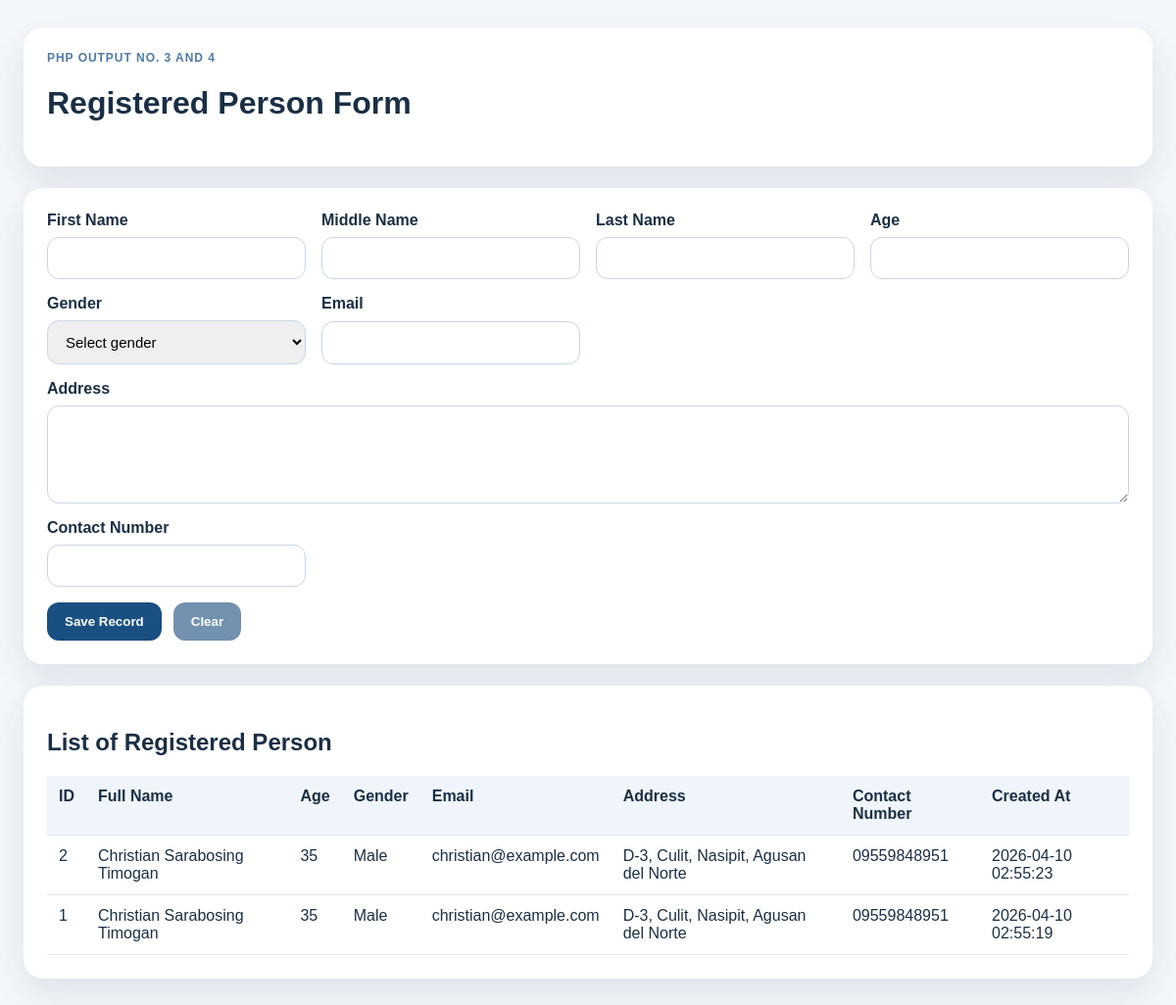
The page / on the database its author committed.
### tables this page shows
CREATE TABLE `registered_people` (
  `id` int UNSIGNED NOT NULL,
  `first_name` varchar(100) NOT NULL,
  `middle_name` varchar(100) NOT NULL,
  `last_name` varchar(100) NOT NULL,
  `age` int NOT NULL,
  `gender` varchar(50) NOT NULL,
  `email` varchar(150) NOT NULL,
  `address` text NOT NULL,
  `contact_number` varchar(30) NOT NULL,
  `created_at` timestamp NULL DEFAULT CURRENT_TIMESTAMP
);

### app/core/Controller.php (called while the page is built)
<?php
class Controller
{
    protected function render(string $view, array $data = []): void
    {
        extract($data, EXTR_SKIP);
        $viewFile = __DIR__ . '/../views/' . $view . '.php';
        require __DIR__ . '/../views/layouts/header.php';
        require $viewFile;
        require __DIR__ . '/../views/layouts/footer.php';
    }
}

### app/controllers/PersonController.php (called while the page is built, shortened)
<?php
class PersonController extends Controller
{
    public function index(array $errors = [], array $old = [], string $successMessage = '', string $databaseError = ''): void
    {
        $defaultData = [
            'first_name' => '',
            'middle_name' => '',
            'last_name' => '',
            'age' => '',
            'gender' => '',
            'email' => '',
            'address' => '',
            'contact_number' => '',
        ];
        $this->render('people/index', [
            'title' => $this->appName,
            'basePath' => $this->basePath,
            'errors' => $databaseError !== '' ? ['database' => $databaseError] + $errors : $errors,
            'old' => $old === [] ? $defaultData : $old,
            'successMessage' => $successMessage,
            'people' => $databaseError === '' ? $this->personModel->all() : [],
        ]);
    }
}

### app/models/Person.php (called while the page is built, shortened)
<?php
class Person
{
    public function all(): array
    {
        $statement = $this->connection->prepare(
            'SELECT id, first_name, middle_name, last_name, age, gender, email, address, contact_number, created_at
             FROM registered_people
             ORDER BY id DESC'
        );
        $statement->execute();
        return $statement->fetchAll();
    }
}

### app/views/people/index.php (the view, shortened to what this page needs)
<section class="panel">
    <form method="post" action="<?php echo htmlspecialchars(rtrim($basePath, '/'), ENT_QUOTES, 'UTF-8'); ?>/index.php?action=store" class="form-grid">
        <label>
            First Name
            <input type="text" name="first_name" value="<?php echo htmlspecialchars($old['first_name'], ENT_QUOTES, 'UTF-8'); ?>" required>
        </label>
        <label>
            Middle Name
            <input type="text" name="middle_name" value="<?php echo htmlspecialchars($old['middle_name'], ENT_QUOTES, 'UTF-8'); ?>" required>
        </label>
        <label>
            Last Name
            <input type="text" name="last_name" value="<?php echo htmlspecialchars($old['last_name'], ENT_QUOTES, 'UTF-8'); ?>" required>
        </label>
        <label>
            Age
            <input type="number" name="age" min="1" max="120" value="<?php echo htmlspecialchars($old['age'], ENT_QUOTES, 'UTF-8'); ?>" required>
        </label>
        <label>
            Gender
            <select name="gender" required>
                <option value="">Select gender</option>
            </select>
        </label>
        <label>
            Email
            <input type="email" name="email" value="<?php echo htmlspecialchars($old['email'], ENT_QUOTES, 'UTF-8'); ?>" required>
        </label>
        <label class="full">
            Address
            <textarea name="address" required><?php echo htmlspecialchars($old['address'], ENT_QUOTES, 'UTF-8'); ?></textarea>
        </label>
        <label>
            Contact Number
            <input type="tel" name="contact_number" value="<?php echo htmlspecialchars($old['contact_number'], ENT_QUOTES, 'UTF-8'); ?>" required>
        </label>
        <div class="actions full">
            <button type="submit">Save Record</button>
            <button type="reset" class="button-secondary">Clear</button>
        </div>
    </form>
</section>
<section class="panel">
    <h2>List of Registered Person</h2>
    <div class="table-wrap">
        <table>
            <thead>
                <tr>
                    <th>ID</th>
                    <th>Full Name</th>
                    <th>Age</th>
                    <th>Gender</th>
                    <th>Email</th>
                    <th>Address</th>
                    <th>Contact Number</th>
                    <th>Created At</th>
                </tr>
            </thead>
            <tbody>
                <?php if ($people === []): ?>
                    <tr>
                        <td colspan="8">No records yet. Submit the form to add your first registered person.</td>
                    </tr>
                <?php else: ?>
                    <?php foreach ($people as $person): ?>
                        <tr>
                            <td><?php echo (int) $person['id']; ?></td>
                            <td><?php echo htmlspecialchars($person['first_name'] . ' ' . $person['middle_name'] . ' ' . $person['last_name'], ENT_QUOTES, 'UTF-8'); ?></td>
                            <td><?php echo (int) $person['age']; ?></td>
                            <td><?php echo htmlspecialchars($person['gender'], ENT_QUOTES, 'UTF-8'); ?></td>
                            <td><?php echo htmlspecialchars($person['email'], ENT_QUOTES, 'UTF-8'); ?></td>
                            <td><?php echo htmlspecialchars($person['address'], ENT_QUOTES, 'UTF-8'); ?></td>
                            <td><?php echo htmlspecialchars($person['contact_number'], ENT_QUOTES, 'UTF-8'); ?></td>
                            <td><?php echo htmlspecialchars($person['created_at'], ENT_QUOTES, 'UTF-8'); ?></td>
                        </tr>
                    <?php endforeach; ?>
                <?php endif; ?>
            </tbody>
        </table>
    </div>
</section>

### index.php (shortened to what this page needs)
<?php
$config = require __DIR__ . '/config/app.php';
$scriptName = str_replace('\\', '/', $_SERVER['SCRIPT_NAME'] ?? '/index.php');
$basePath = rtrim(str_replace('/index.php', '', $scriptName), '/');
$basePath = $basePath === '' ? '/' : $basePath;
require __DIR__ . '/app/core/Controller.php';
require __DIR__ . '/app/models/Person.php';
require __DIR__ . '/app/controllers/PersonController.php';
$env = Env::load(__DIR__ . '/.env');
try {
    $database = new Database($env);
    $personModel = new Person($database->connection());
    $validator = new Validator();
    $controller = new PersonController($personModel, $validator, $config['name'], $basePath);
    $action = $_GET['action'] ?? 'index';
    if ($action === 'store' && $_SERVER['REQUEST_METHOD'] === 'POST') {
        $controller->store();
    } else {
        $controller->index();
    }
} catch (Throwable $exception) {
    $fallbackController = new class extends Controller {
        public function show(array $data): void
        {
            $this->render('people/index', $data);
        }
    };
    $fallbackController->show([
        'title' => $config['name'],
        'basePath' => $basePath,
        'errors' => ['database' => 'Database connection failed. Please check your .env values and MySQL service.'],
        'old' => [
            'first_name' => '',
            'middle_name' => '',
            'last_name' => '',
            'age' => '',
            'gender' => '',
            'email' => '',
            'address' => '',
            'contact_number' => '',
        ],
        'successMessage' => '',
        'people' => [],
    ]);
}

### app/views/layouts/header.php (shortened to what this page needs)
<!DOCTYPE html>
<html lang="en">
<head>
    <link rel="stylesheet" href="<?php echo htmlspecialchars(rtrim($basePath, '/'), ENT_QUOTES, 'UTF-8'); ?>/style.css">
</head>
<body>
    <div class="wrapper">
        <header class="page-header">
            <p class="eyebrow">PHP Output No. 3 and 4</p>
            <h1>Registered Person Form</h1>
        </header>

### app/views/layouts/footer.php
    </div>
</body>
</html>

### style.css (style rules this page uses)
* { box-sizing: border-box; }
body { margin: 0; font-family: Arial, Helvetica, sans-serif; background: #f3f7fb; color: #1a2f45; }
.wrapper { max-width: 1180px; margin: 0 auto; padding: 28px 14px 40px; }
.page-header, .panel { background: #fff; border-radius: 20px; box-shadow: 0 15px 35px rgba(26, 47, 69, 0.1); }
.page-header { padding: 24px; margin-bottom: 22px; }
.eyebrow { margin: 0 0 8px; text-transform: uppercase; font-size: 12px; letter-spacing: .08em; font-weight: 700; color: #4e7aa7; }
.panel { padding: 24px; margin-bottom: 22px; }
.form-grid { display: grid; grid-template-columns: repeat(auto-fit, minmax(220px, 1fr)); gap: 16px; }
label { display: grid; gap: 8px; font-weight: 700; }
input, select, textarea { width: 100%; padding: 12px 14px; border: 1px solid #c8d6e5; border-radius: 12px; font-size: 15px; font-family: inherit; }
textarea { min-height: 100px; resize: vertical; }
.full { grid-column: 1 / -1; }
.actions { display: flex; gap: 12px; align-items: center; }
button { border: 0; border-radius: 12px; padding: 12px 18px; background: #1a4f82; color: #fff; font-weight: 700; cursor: pointer; }
.button-secondary { background: #7392b0; }
table { width: 100%; border-collapse: collapse; }
th, td { padding: 12px; border-bottom: 1px solid #e2e8ef; text-align: left; vertical-align: top; }
th { background: #eff5fb; }
.table-wrap { overflow-x: auto; }

### rows shown on the page
registered_people: id "2", first_name+middle_name+last_name "Christian Sarabosing Timogan", age "35", gender "Male", email "christian@example.com", address "D-3, Culit, Nasipit, Agusan del Norte", contact_number "09559848951", created_at "2026-04-10 02:55:23"
registered_people: id "1", first_name+middle_name+last_name "Christian Sarabosing Timogan", age "35", gender "Male", email "christian@example.com", address "D-3, Culit, Nasipit, Agusan del Norte", contact_number "09559848951", created_at "2026-04-10 02:55:19"
